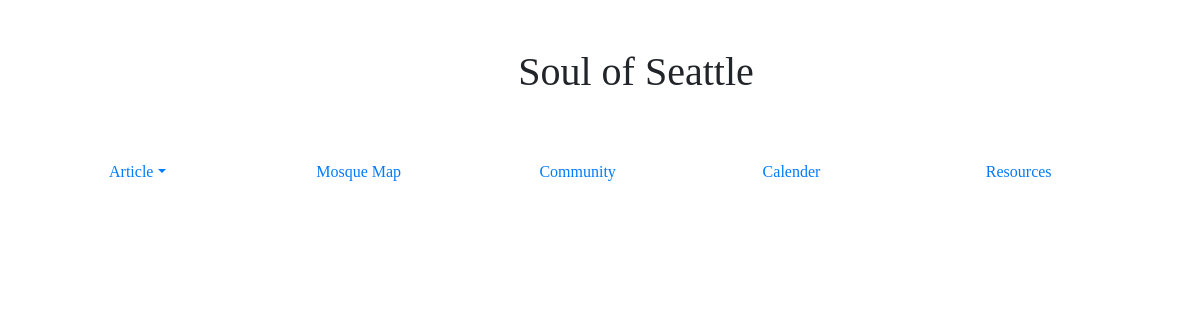
The app's page /travel, older data.
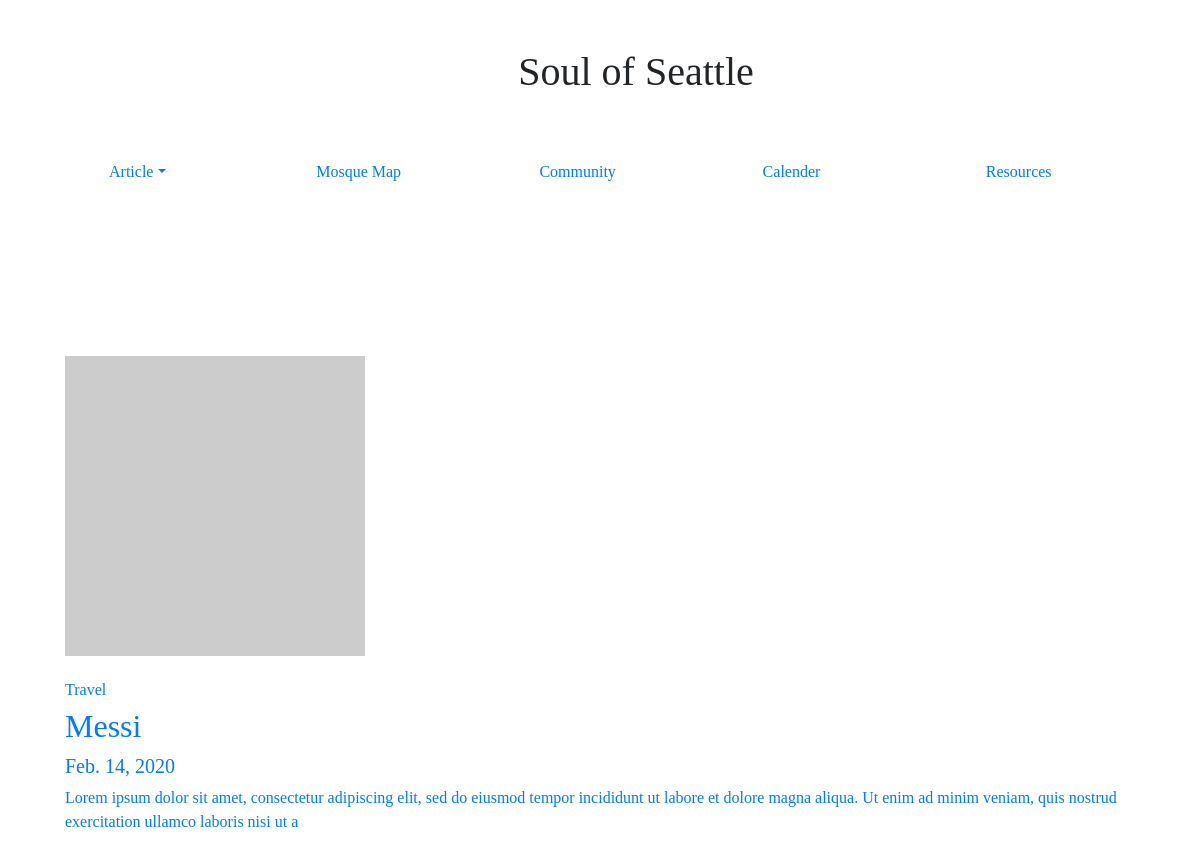
The same page, newer data.
### soulofseattlepages/models.py (models this page shows, shortened)
class userPost(models.Model):
   author = models.ForeignKey(author, on_delete = models.CASCADE)
   post_Title = models.CharField(max_length = 255, unique = True)
   post_Slug = models.CharField(max_length = 255, unique = True)
   post_Content = models.TextField()
   post_CreatedOn = models.DateTimeField(auto_now_add = True)
   post_UploadImage = models.ImageField(default = "default.png", blank = True)
   post_Status = models.IntegerField(choices = STATUS, default = 0)
   tags = TaggableManager()
   post_Category = models.CharField(max_length = 200, choices = CATEGORIES, default = "Lifestyle")
   class Meta:
       ordering = ['-post_CreatedOn']

### soulofseattlepages/views.py (the view)
# urls.py: path('travel', views.travel, name="Travel"),
def travel(request):
    if request.method == 'GET':
        travel_article = userPost.objects.filter(post_Category='Travel').values()
        travel_articles = {
            "travel_articles": travel_article
        }
    return render(request, 'categories/travel.htm', travel_articles)

### templates/categories/travel.htm (shortened to what this page needs)
<!DOCTYPE html>
<html lang="en">
<head>
    <link rel="stylesheet" href="https://stackpath.bootstrapcdn.com/bootstrap/4.4.1/css/bootstrap.min.css"
>
    {% load static %}
    <link rel="stylesheet" type="text/css" href="{% static "CSS/style.css" %}">
</head>
<body>
    <header class="pt-5 pl-5">
        <div class="container">
            <div class="pl-4">
                {% load static %}
                <b>
                    <h1 class="center-text ">Soul of Seattle</h1>
                </b>
                <div class="row pt-5">
                    <div class="col-sm">
                        <ul class="nav">
                            <li class="nav-item dropdown ">
                                <a class="nav-link dropdown-toggle" data-toggle="dropdown" href="#" role="button"
                                    aria-haspopup="true" aria-expanded="false">Article</a>
                            </li>
                        </ul>
                    </div>
                    <div class="col-sm pt-2">
                        <a href="{% url 'MosqueMap' %}">Mosque Map</a>
                    </div>
                    <div class="col-sm pt-2">
                        <a href="{% url 'Community' %}">Community</a>
                    </div>
                    <div class="col-sm pt-2">
                        <a href="{% url 'Calender' %}">Calender</a>
                    </div>
                    <div class="col-sm pt-2">
                        <a href="{% url 'Resources' %}">Resources</a>
                    </div>
                </div>
            </div>
            </div>
        </header>
        <section>
            <div class="container">
                <div class="row padding-top-down">
                    {% for travel_article in travel_articles  %}
                    <div class="col-sm-4 col-md mt-4 ">
                        <div class=" mb-4">
                            <div class="card-body">
                                <a href="{% url 'Article' travel_article.post_Slug %}">
                                    <img class ="pb-4" src="https://via.placeholder.com/300" class="card-img-top">
                                    <h6>{{ travel_article.post_Category }}</h6>
                                    <h2>{{ travel_article.post_Title }}</h2>
                                    <h5>{{ travel_article.post_CreatedOn | date}}</h5>
                                    <p>{{travel_article.post_Content|slice:":200" }}   </p>
                                </a>
                            </div>
                        </div>
                        </div>
                        {% endfor %}
                    </div>
                </div>
        </section>
</body>
</html>

Row changes from the older to the newer data that the page shows:
now on this page (row edited): userPost: post_Category "Travel", post_Title "Messi", post_CreatedOn "Feb. 14, 2020", post_Content "Lorem ipsum dolor sit amet, consectetur adipiscing elit, sed do eiusmod tempor incididunt ut labore et dolore magna aliqua. Ut enim ad minim veniam, quis nostrud exercitation ullamco laboris nisi ut a"
